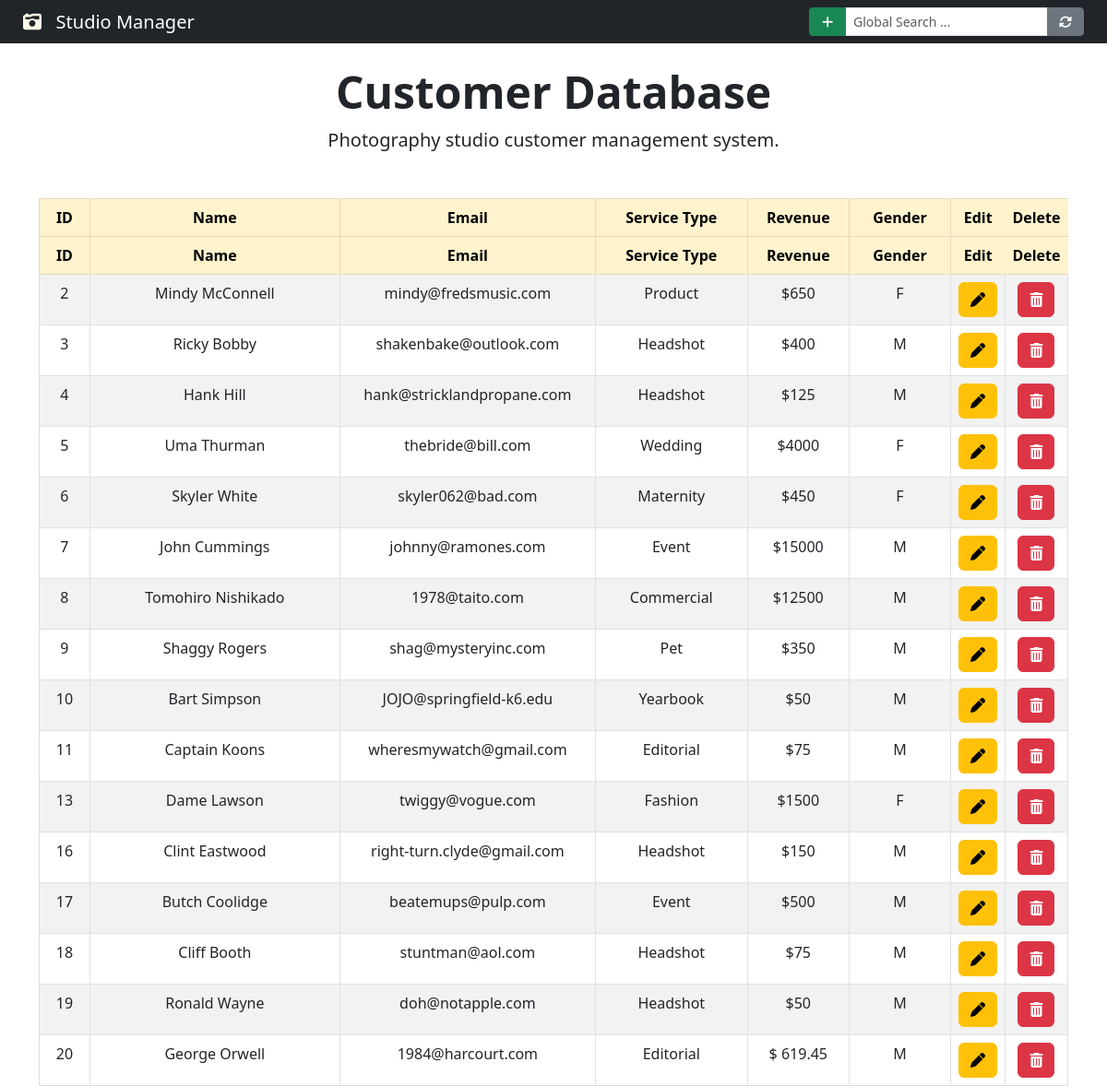
The page / on the database its author committed.
### App/models.py (models this page shows, shortened)
class Customer(models.Model):
    GENDER = (
        ('M', 'M'),
        ('F', 'F'),
    )
    id = models.IntegerField(primary_key=True)
    name = models.CharField(max_length=100)
    email = models.CharField(max_length=100)
    target = models.CharField(max_length=100)
    revenue = models.CharField(max_length=100)
    gender = models.CharField(max_length=100, null=True, choices=GENDER)
    note = models.TextField()

### App/views.py (the view)
# urls.py: path('', views.home, name='home'),
def home(request):
    customer_list = Customer.objects.all()
    return render(request, 'home.html', {'customers':customer_list})

### App/templates/home.html (shortened to what this page needs)
{% extends 'base.html' %}
{% block navbar-content %}
    <i style="color: #fff9e9;" class="fas fa-camera-retro"></i>&nbsp;&nbsp; Studio Manager
{% endblock navbar-content %}
{% block content %}
    <div class="container">
        <table class="table table-bordered table-striped" id="customer-table" style="text-align: center;" font-size: 14px;>
            <thead class="table-warning">
                <tr>
                    <th style="width: 5%;">ID</th>
                    <th style="width: 25%;">Name</th>
                    <th style="width: 25%;">Email</th>
                    <th style="width: 15%;">Service Type</th>
                    <th style="width: 10%;">Revenue</th>
                    <th style="width: 10%;">Gender</th>
                    <th class="action-color" style="width: 5%;">Edit</th>
                    <th class="action-color" style="width: 5%;">Delete</th>
                </tr>
            </thead>
            {% for customer in customers%}
            <tr">
                <td>{{customer.id}}</td>
                <td>{{customer.name}}</td>
                <td>{{customer.email}}</td>
                <td>{{customer.target}}</td>
                <td>{{customer.revenue}}</td>
                <td>{{customer.gender}}</td>
                <td>
                    <a class="btn btn-warning text-center" title="Edit customer" data-bs-toggle="modal" data-bs-target="#editModal{{customer.pk}}">
                        <i class="fas fa-pen"></i>
                    </a>
                </td>
                <td>
                    <a class="btn btn-danger text-center" title="Delete customer" data-bs-toggle="modal" data-bs-target="#deleteModal{{customer.pk}}">
                        <i class="fas fa-trash-alt"></i>
                    </a>
                </td>
            {% endfor %}
        </table>
    </div>
{% endblock content %}

### App/templates/base.html (shortened to what this page needs)
{% load static %}
<!DOCTYPE html>
<html lang="en">
<head>
    <link href="https://cdn.jsdelivr.net/npm/bootstrap@5.3.0-alpha1/dist/css/bootstrap.min.css"
    rel="stylesheet"
>
    <link rel="stylesheet" href="https://cdnjs.cloudflare.com/ajax/libs/font-awesome/6.2.1/css/all.min.css"
 />
    <link rel="stylesheet" href="{% static 'css/style.css' %}">
    <link rel="stylesheet" type="text/css" href="https://cdn.datatables.net/v/bs5/jq-3.6.0/jszip-2.5.0/dt-1.13.1/b-2.3.3/b-html5-2.3.3/b-print-2.3.3/datatables.min.css"/>
</head>
<body>
    <div class="wrapper">
        <header>
            <nav class="navbar navbar-expand-lg navbar-dark bg-dark">
                <div class="col-sm">
                    <a href="" class="navbar-brand flex-grow-1" style="text-align: center; color: #fff; margin-left: 25px;">
                        {% block navbar-content %} {% endblock navbar-content %}
                    </a>
                </div>
                <div class="d-flex" style="margin-right: 25px;">
                    <div class="input-group input-group-sm">
                        <a class="btn btn-success btn-sm" style="width: 40px;" data-bs-toggle="modal" data-bs-target="#addModal">
                            <i class="fas fa-plus"></i>
                        </a>
                        <input class="form-control" type="search" id="search" placeholder="Global Search ..." aria-label="Search">
                        <a href="{% url 'home' %}" style="width: 40px;" class="btn btn-secondary btn-sm"><i class="fas fa-sync-alt"></i></a>
                    </div>
                </div>
            </nav>
            <div class="px-4 py-2 my-3 text-center">
                <h1 class="display-5 fw-bold">Customer Database</h1>
                <div class="col-lg-6 mx-auto">
                    <p class="lead mb-4">Photography studio customer management system.</p>
                </div>
            </div>
        </header>
        {% block content %} {% endblock content %}
    </div>
</body>
</html>

### App/templates/edit.html (shortened to what this page needs)
{% extends 'add.html' %}

### App/static/css/style.css (style rules this page uses)
html, body { height: 100%; margin: 0; max-width: 100%; }
.action-color { color: transparent; border: none; }
th:nth-child(7), th:nth-child(8) { border: none; }

### rows shown on the page
Customer: id "2", name "Mindy McConnell", email "mindy@fredsmusic.com", target "Product", revenue "$650", gender "F"
Customer: id "3", name "Ricky Bobby", email "shakenbake@outlook.com", target "Headshot", revenue "$400", gender "M"
Customer: id "4", name "Hank Hill", email "hank@stricklandpropane.com", target "Headshot", revenue "$125", gender "M"
Customer: id "5", name "Uma Thurman", email "thebride@bill.com", target "Wedding", revenue "$4000", gender "F"
Customer: id "6", name "Skyler White", email "skyler062@bad.com", target "Maternity", revenue "$450", gender "F"
Customer: id "7", name "John Cummings", email "johnny@ramones.com", target "Event", revenue "$15000", gender "M"
Customer: id "8", name "Tomohiro Nishikado", email "1978@taito.com", target "Commercial", revenue "$12500", gender "M"
Customer: id "9", name "Shaggy Rogers", email "shag@mysteryinc.com", target "Pet", revenue "$350", gender "M"
Customer: id "10", name "Bart Simpson", email "JOJO@springfield-k6.edu", target "Yearbook", revenue "$50", gender "M"
Customer: id "11", name "Captain Koons", email "wheresmywatch@gmail.com", target "Editorial", revenue "$75", gender "M"
Customer: id "13", name "Dame Lawson", email "twiggy@vogue.com", target "Fashion", revenue "$1500", gender "F"
Customer: id "16", name "Clint Eastwood", email "right-turn.clyde@gmail.com", target "Headshot", revenue "$150", gender "M"
Customer: id "17", name "Butch Coolidge", email "beatemups@pulp.com", target "Event", revenue "$500", gender "M"
Customer: id "18", name "Cliff Booth", email "stuntman@aol.com", target "Headshot", revenue "$75", gender "M"
Customer: id "19", name "Ronald Wayne", email "doh@notapple.com", target "Headshot", revenue "$50", gender "M"
Customer: id "20", name "George Orwell", email "1984@harcourt.com", target "Editorial", revenue "$ 619.45", gender "M"
